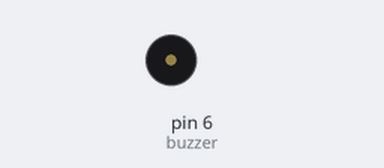
The sketch below on a simulated Arduino Uno, built with avr-gcc and run on an emulated ATmega328P. Parts: buzzer (waves = sounding).

Above: at 2.2 s.
At 18.5 s:
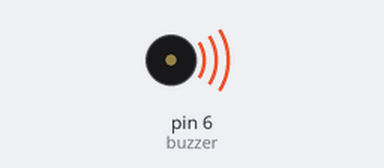
Timing chart, 0 to 19.1 s (numbered marks = the images above):
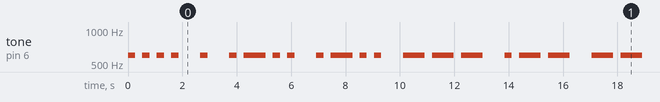

The sketch:

MorseCodeConverter.ino
```cpp
//Author: Mohammad Syed Raihaan

//5 denotes ending of a morse code letter
//7 indicates a pause between each blink/dash
//1 means dash and 0 means dot
//3 denotes nothing and it's just there so it can skip to 5 directly

int buzzer = 6;//          a                  b                     c              d                     e                 f                  g                 h                   i                  j                    k                 l                  m                  n                  o                 p                  q                   r                  s                 t                   u                  v                   w                x                  y                   z
int codes[26][8] = {{0,7,1,3,3,3,3,5}, {1,7,0,7,0,7,0,5}, {1,7,0,7,1,7,0,5}, {1,7,0,7,0,3,3,5}, {0,3,3,3,3,3,3,5}, {0,7,0,7,1,7,0,5}, {1,7,1,7,0,3,3,5}, {0,7,0,7,0,7,0,5}, {0,7,0,3,3,3,3,5}, {0,7,1,7,1,7,1,5}, {1,7,0,7,1,3,3,5}, {0,7,1,7,0,7,0,5}, {1,7,1,7,3,3,3,5}, {1,7,0,7,3,3,3,5}, {1,7,1,7,1,3,3,5}, {0,7,1,7,1,7,0,5}, {1,7,1,7,0,7,1,5}, {0,7,1,7,0,3,3,5}, {0,7,0,7,0,3,3,5}, {1,3,3,3,3,3,3,5}, {0,7,0,7,1,3,3,5}, {0,7,0,7,0,7,1,5}, {0,7,1,7,1,3,3,5}, {1,7,0,7,0,7,1,5}, {1,7,0,7,1,7,1,5}, {1,7,1,7,0,7,0,5}};
char letters[26] = {'a', 'b', 'c', 'd', 'e', 'f', 'g', 'h', 'i', 'j', 'k', 'l', 'm', 'n', 'o', 'p', 'q', 'r', 's', 't', 'u', 'v', 'w', 'x', 'y', 'z'};

String message = "hello world";                      //Enter word as string to convert into morse code
int index;
int n = message.length();

void setup(){
  pinMode(buzzer, OUTPUT);
}

void loop(){
  noTone(buzzer);
  for(int s=0; s<n; s++){                //string iteration
    for (int l=0; l<26; l++){            //letters array iteration
      if(message[s] == letters[l]){
        index=l;

        for(int c=0; c<8; c++){
//dot
          if (codes[index][c] == 0){
            tone(buzzer, 600);
            delay(800/3);
          }
//dash
          else if (codes[index][c] == 1){
            tone(buzzer, 600);
            delay(800);

          }
//break b/w dots and dashes
          else if (codes[index][c] == 7){
            noTone(buzzer);
            delay(800/3);

          }
//break b/w letters
          else if (codes[index][c] == 5){
            noTone(buzzer);
            delay(800);
          }
        }
      }
    }
  }
  noTone(buzzer);
}
```

Measured:
- by itself, tone on pin 6 (buzzer): plays 600 Hz for 0.27 s, 600 Hz for 0.27 s, 600 Hz for 0.27 s, 600 Hz for 0.27 s, 600 Hz for 0.27 s, 600 Hz for 0.27 s … (144 notes in this stretch)
